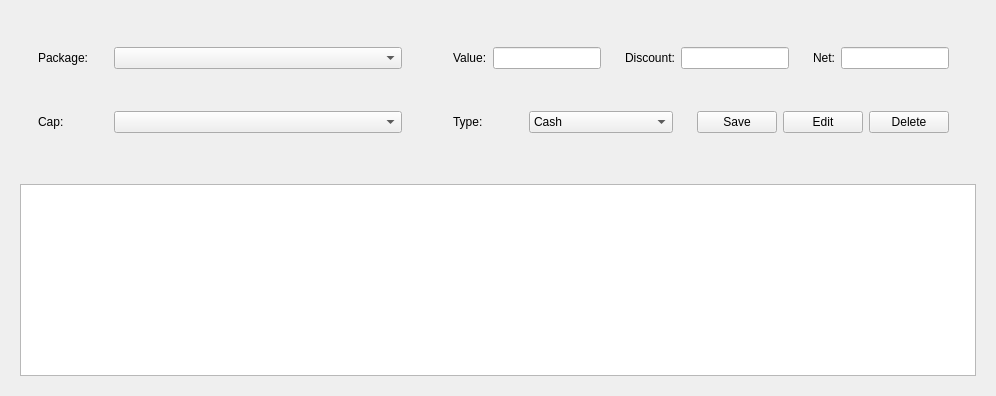
        <widget class="QWidget" name="tab_3">
         <attribute name="icon">
          <iconset resource="images/images.qrc">
           <normaloff>:/login/trainer.png</normaloff>:/login/trainer.png</iconset>
         </attribute>
         <attribute name="title">
          <string>Private sessions</string>
         </attribute>
         <layout class="QVBoxLayout" name="verticalLayout_13">
          <item>
           <widget class="QWidget" name="widget_45" native="true">
            <layout class="QHBoxLayout" name="horizontalLayout_40">
             <item>
              <widget class="QWidget" name="widget_47" native="true">
               <property name="sizePolicy">
                <sizepolicy hsizetype="Fixed" vsizetype="Preferred">
                 <horstretch>0</horstretch>
                 <verstretch>0</verstretch>
                </sizepolicy>
               </property>
               <property name="minimumSize">
                <size>
                 <width>400</width>
                 <height>0</height>
                </size>
               </property>
               <property name="maximumSize">
                <size>
                 <width>400</width>
                 <height>16777215</height>
                </size>
               </property>
               <layout class="QVBoxLayout" name="verticalLayout_14">
                <item>
                 <widget class="QWidget" name="widget_49" native="true">
                  <layout class="QHBoxLayout" name="horizontalLayout_41">
                   <item>
                    <widget class="QLabel" name="label_25">
                     <property name="maximumSize">
                      <size>
                       <width>70</width>
                       <height>16777215</height>
                      </size>
                     </property>
                     <property name="text">
                      <string>Package:</string>
                     </property>
                    </widget>
                   </item>
                   <item>
                    <widget class="QComboBox" name="pt_pack"/>
                   </item>
                  </layout>
                 </widget>
                </item>
                <item>
                 <widget class="QWidget" name="widget_50" native="true">
                  <layout class="QHBoxLayout" name="horizontalLayout_42">
                   <item>
                    <widget class="QLabel" name="label_26">
                     <property name="maximumSize">
                      <size>
                       <width>70</width>
                       <height>16777215</height>
                      </size>
                     </property>
                     <property name="text">
                      <string>Cap:</string>
                     </property>
                    </widget>
                   </item>
                   <item>
                    <widget class="QComboBox" name="pt_cap"/>
                   </item>
                  </layout>
                 </widget>
                </item>
               </layout>
              </widget>
             </item>
             <item>
              <widget class="QWidget" name="widget_48" native="true">
               <property name="sizePolicy">
                <sizepolicy hsizetype="Preferred" vsizetype="Preferred">
                 <horstretch>0</horstretch>
                 <verstretch>0</verstretch>
                </sizepolicy>
               </property>
               <layout class="QVBoxLayout" name="verticalLayout_15">
                <item>
                 <widget class="QWidget" name="widget_51" native="true">
                  <layout class="QHBoxLayout" name="horizontalLayout_43">
                   <item>
                    <widget class="QWidget" name="widget_53" native="true">
                     <layout class="QHBoxLayout" name="horizontalLayout_44">
                      <item>
                       <widget class="QLabel" name="label_27">
                        <property name="text">
                         <string>Value:</string>
                        </property>
                       </widget>
                      </item>
                      <item>
                       <widget class="QLineEdit" name="pt_value">
                        <property name="readOnly">
                         <bool>true</bool>
                        </property>
                       </widget>
                      </item>
                     </layout>
                    </widget>
                   </item>
                   <item>
                    <widget class="QWidget" name="widget_54" native="true">
                     <layout class="QHBoxLayout" name="horizontalLayout_45">
                      <item>
                       <widget class="QLabel" name="label_28">
                        <property name="text">
                         <string>Discount:</string>
                        </property>
                       </widget>
                      </item>
                      <item>
                       <widget class="QLineEdit" name="pt_discount"/>
                      </item>
                     </layout>
                    </widget>
                   </item>
                   <item>
                    <widget class="QWidget" name="widget_55" native="true">
                     <layout class="QHBoxLayout" name="horizontalLayout_46">
                      <item>
                       <widget class="QLabel" name="label_29">
                        <property name="text">
                         <string>Net:</string>
                        </property>
                       </widget>
                      </item>
                      <item>
                       <widget class="QLineEdit" name="pt_net">
                        <property name="readOnly">
                         <bool>true</bool>
                        </property>
                       </widget>
                      </item>
                     </layout>
                    </widget>
                   </item>
                  </layout>
                 </widget>
                </item>
                <item>
                 <widget class="QWidget" name="widget_52" native="true">
                  <layout class="QHBoxLayout" name="horizontalLayout_47">
                   <item>
                    <widget class="QWidget" name="widget_56" native="true">
                     <layout class="QHBoxLayout" name="horizontalLayout_48">
                      <item>
                       <widget class="QLabel" name="label_30">
                        <property name="minimumSize">
                         <size>
                          <width>70</width>
                          <height>0</height>
                         </size>
                        </property>
                        <property name="maximumSize">
                         <size>
                          <width>70</width>
                          <height>16777215</height>
                         </size>
                        </property>
                        <property name="text">
                         <string>Type:</string>
                        </property>
                       </widget>
                      </item>
                      <item>
                       <widget class="QComboBox" name="pt_type">
                        <property name="minimumSize">
                         <size>
                          <width>100</width>
                          <height>0</height>
                         </size>
                        </property>
                        <property name="maximumSize">
                         <size>
                          <width>9999</width>
                          <height>16777215</height>
                         </size>
                        </property>
                        <item>
                         <property name="text">
                          <string>Cash</string>
                         </property>
                        </item>
                        <item>
                         <property name="text">
                          <string>Vodafone</string>
                         </property>
                        </item>
                        <item>
                         <property name="text">
                          <string>Fawary</string>
                         </property>
                        </item>
                        <item>
                         <property name="text">
                          <string>Valu</string>
                         </property>
                        </item>
                        <item>
                         <property name="text">
                          <string>Credit</string>
                         </property>
                        </item>
                       </widget>
                      </item>
                     </layout>
                    </widget>
                   </item>
                   <item>
                    <widget class="QWidget" name="widget_57" native="true">
                     <layout class="QHBoxLayout" name="horizontalLayout_49">
                      <item>
                       <widget class="QPushButton" name="save_pt">
                        <property name="text">
                         <string>Save</string>
                        </property>
                        <property name="icon">
                         <iconset resource="images/images.qrc">
                          <normaloff>:/login/diskette(1).png</normaloff>:/login/diskette(1).png</iconset>
                        </property>
                        <property name="iconSize">
                         <size>
                          <width>24</width>
                          <height>24</height>
                         </size>
                        </property>
                       </widget>
                      </item>
                      <item>
                       <widget class="QPushButton" name="pt_edit">
                        <property name="text">
                         <string>Edit</string>
                        </property>
                        <property name="icon">
                         <iconset resource="images/images.qrc">
                          <normaloff>:/login/written-paper.png</normaloff>:/login/written-paper.png</iconset>
                        </property>
                        <property name="iconSize">
                         <size>
                          <width>24</width>
                          <height>24</height>
                         </size>
                        </property>
                       </widget>
                      </item>
                      <item>
                       <widget class="QPushButton" name="pt_delete">
                        <property name="text">
                         <string>Delete</string>
                        </property>
                        <property name="icon">
                         <iconset resource="images/images.qrc">
                          <normaloff>:/login/trash.png</normaloff>:/login/trash.png</iconset>
                        </property>
                        <property name="iconSize">
                         <size>
                          <width>24</width>
                          <height>24</height>
                         </size>
                        </property>
                       </widget>
                      </item>
                     </layout>
                    </widget>
                   </item>
                  </layout>
                 </widget>
                </item>
               </layout>
              </widget>
             </item>
            </layout>
           </widget>
          </item>
          <item>
           <widget class="QWidget" name="widget_46" native="true">
            <layout class="QHBoxLayout" name="horizontalLayout_50">
             <item>
              <widget class="QTableWidget" name="pt_table"/>
             </item>
            </layout>
           </widget>
          </item>
         </layout>
        </widget>
